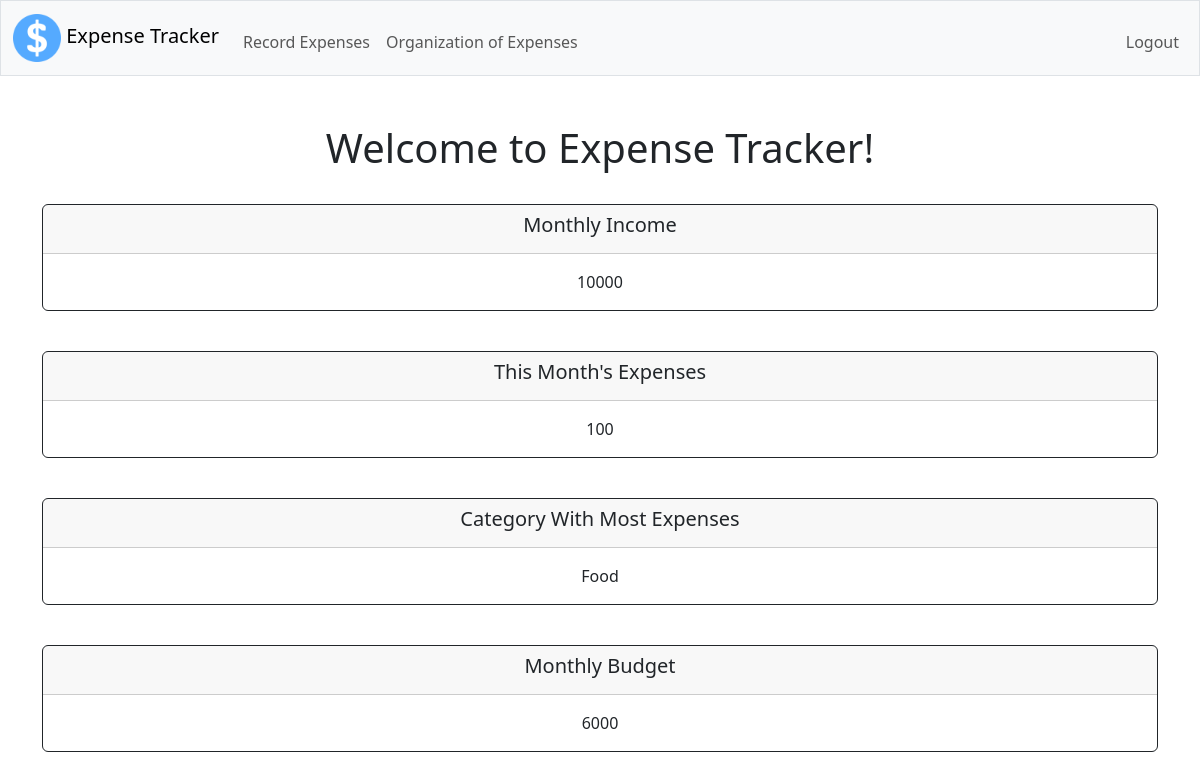
The page / (signed in) on the database its author committed.
### tables this page shows
CREATE TABLE users (id INTEGER PRIMARY KEY AUTOINCREMENT NOT NULL, name TEXT NOT NULL, email VARCHAR NOT NULL, hash TEXT NOT NULL, income NUMERIC NOT NULL, budget NUMERIC NOT NULL);

CREATE TABLE record (user_id NUMERIC NOT NULL, date VARCHAR NOT NULL, year VARCHAR NOT NULL, month VARCHAR NOT NULL, day VARCHAR NOT NULL, amount NUMERIC, category TEXT NOT NULL);

### app.py (the view)
@app.route("/")
@login_required
def index():
    current_day = datetime.now().day
    current_month = datetime.now().month
    current_year = datetime.now().year
    user_id = session["user_id"]
    with sqlite3.connect("expense.db", check_same_thread=False) as con:
        db = con.cursor()
        db.execute("SELECT income FROM users WHERE id = ?", [user_id])
        monthly_income = int(db.fetchone()[0])
        db.execute("SELECT amount FROM record WHERE month = ? AND user_id = ? AND year = ?", [current_month, user_id, current_year])
        expenses = db.fetchall()[0]
        max_amount = max(expenses)
        expenses_for_this_month = 0
        for expense in expenses:
            expenses_for_this_month = expenses_for_this_month + expense
        categories = ["Food", "Utilities", "Health Care", "Debt", "Insurance", "Transportation", "Clothing", "Entertainment", "Miscellaneous"]
        db.execute("SELECT category FROM record WHERE user_id = ? AND amount = ? AND month = ? AND year = ?", [user_id, max_amount, current_month, current_year])
        category_with_most_expenses = db.fetchone()[0]
        db.execute("SELECT budget FROM users WHERE id = ?", [user_id])
        monthly_budget = db.fetchone()[0]
    return render_template("index.html", monthly_income=monthly_income, expenses_for_this_month=expenses_for_this_month, category_with_most_expenses=category_with_most_expenses, monthly_budget=monthly_budget)

### app.py (called while the page is built)
@app.after_request
def after_request(response):
    response.headers["Cache-Control"] = "no-cache, no-store, must-revalidate"
    response.headers["Expires"] = 0
    response.headers["Pragma"] = "no-cache"
    return response

### helpers.py (called while the page is built)
def login_required(f):
    @wraps(f)
    def decorated_function(*args, **kwargs):
        if session.get("user_id") is None:
            return redirect("/login")
        return f(*args, **kwargs)
    return decorated_function

### templates/index.html (shortened to what this page needs)
{% extends "layout.html" %}
{% block main %}
    <div class="container-md">
      <h1> Welcome to Expense Tracker! </h1>
    </div>
    <br>
    <div class="card border-dark mb-3">
        <div class="card-header">
          <h5 class="card-title"> Monthly Income </h5>
        </div>
        <div class="card-body">
          <p class="card-text"> {{ monthly_income }} </p>
        </div>
      </div>
      <br>
      <div class="card border-dark mb-3">
        <div class="card-header">
          <h5 class="card-title"> This Month's Expenses </h5>
        </div>
        <div class="card-body">
          <p class="card-text"> {{ expenses_for_this_month }} </p>
        </div>
      </div>
      <br>
      <div class="card border-dark mb-3">
        <div class="card-header">
          <h5 class="card-title"> Category With Most Expenses </h5>
        </div>
        <div class="card-body">
          <p class="card-text"> {{ category_with_most_expenses }} </p>
        </div>
      </div>
      <br>
      <div class="card border-dark mb-3">
        <div class="card-header">
          <h5 class="card-title"> Monthly Budget </h5>
        </div>
        <div class="card-body">
          <p class="card-text"> {{ monthly_budget }} </p>
        </div>
      </div>
{% endblock %}

### rows shown on the page
users: income "10000", budget "6000"
record: category "Food"

### other values the page prints
{{ expenses_for_this_month }} "100"
